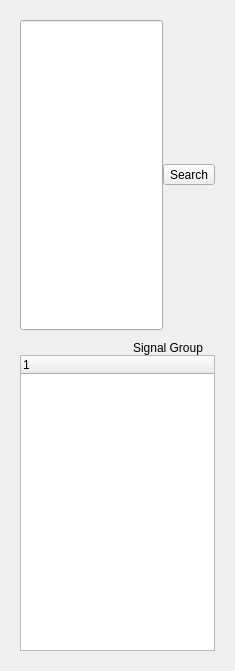
<?xml version="1.0" encoding="UTF-8"?>
<ui version="4.0">
 <class>SignalGroupTreeWidget</class>
 <widget class="QWidget" name="SignalGroupTreeWidget">
  <property name="geometry">
   <rect>
    <x>0</x>
    <y>0</y>
    <width>235</width>
    <height>671</height>
   </rect>
  </property>
  <property name="windowTitle">
   <string>Form</string>
  </property>
  <layout class="QVBoxLayout" name="verticalLayout_2">
   <property name="spacing">
    <number>11</number>
   </property>
   <property name="leftMargin">
    <number>20</number>
   </property>
   <property name="topMargin">
    <number>20</number>
   </property>
   <property name="rightMargin">
    <number>20</number>
   </property>
   <property name="bottomMargin">
    <number>20</number>
   </property>
   <item>
    <widget class="QWidget" name="widget_search" native="true">
     <layout class="QHBoxLayout" name="horizontalLayout">
      <property name="spacing">
       <number>0</number>
      </property>
      <property name="leftMargin">
       <number>0</number>
      </property>
      <property name="topMargin">
       <number>0</number>
      </property>
      <property name="rightMargin">
       <number>0</number>
      </property>
      <property name="bottomMargin">
       <number>0</number>
      </property>
      <item>
       <widget class="QLineEdit" name="LineEditSearch">
        <property name="sizePolicy">
         <sizepolicy hsizetype="Expanding" vsizetype="Expanding">
          <horstretch>0</horstretch>
          <verstretch>0</verstretch>
         </sizepolicy>
        </property>
       </widget>
      </item>
      <item>
       <widget class="QToolButton" name="SearchButton">
        <property name="text">
         <string>Search</string>
        </property>
       </widget>
      </item>
     </layout>
    </widget>
   </item>
   <item>
    <widget class="QWidget" name="widget_tree" native="true">
     <layout class="QVBoxLayout" name="verticalLayout">
      <property name="spacing">
       <number>0</number>
      </property>
      <property name="leftMargin">
       <number>0</number>
      </property>
      <property name="topMargin">
       <number>0</number>
      </property>
      <property name="rightMargin">
       <number>0</number>
      </property>
      <property name="bottomMargin">
       <number>0</number>
      </property>
      <item>
       <layout class="QHBoxLayout" name="horizontalLayout_2">
        <property name="spacing">
         <number>10</number>
        </property>
        <property name="leftMargin">
         <number>20</number>
        </property>
        <item>
         <widget class="QLabel" name="label_ico">
          <property name="text">
           <string/>
          </property>
         </widget>
        </item>
        <item>
         <widget class="QLabel" name="label_text">
          <property name="text">
           <string>Signal Group</string>
          </property>
         </widget>
        </item>
       </layout>
      </item>
      <item>
       <widget class="SignalGroupTree" name="treeWidget">
        <column>
         <property name="text">
          <string notr="true">1</string>
         </property>
        </column>
       </widget>
      </item>
     </layout>
    </widget>
   </item>
  </layout>
 </widget>
 <customwidgets>
  <customwidget>
   <class>SignalGroupTree</class>
   <extends>QTreeWidget</extends>
   <header>signalgrouptree.h</header>
  </customwidget>
 </customwidgets>
 <resources/>
 <connections/>
</ui>
